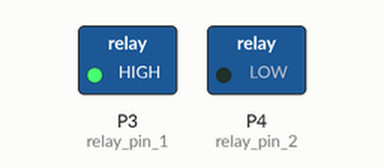
Bench run of a program on a simulated Pycom board running MicroPython. Shown: switched loads named in the program (green lamp = pin HIGH). At 0.0 s the program stops and its outputs stay as they are.

Above: at 0.1 s.
Timing chart, 0 to 1.5 s (numbered marks = the images above):
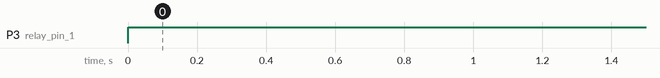

Measured:
- by itself, P3 (relay_pin_1): LOW → HIGH at 0.00 s

The program:

close.py
```python
import sys
import utime
import pycom
import machine
from machine import ADC
from machine import Pin

relay_pin_2 = Pin('P4', mode=Pin.OUT) # Pin relay inferiorimpo
relay_pin_1 = Pin('P3', mode=Pin.OUT) # Pin relay inferiorimpo

relay_pin_1.value(1)
relay_pin_2.value(0)

#Pin 11 en 0 abre rele superior
#Pin 11 en 1 cierra rele superior

#Pin 12 en 0 abre rele inferior
#Pin 12 en 1 cierra rele inferior
```
